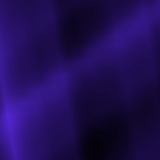
#> input picture item_gestion/glow/frames/Frame_0001.png, 160 x 160 px, given in place of item.png, which was not available
$ python script.py
#> lines starting #> are read from the running program, lines starting #| are printed output that depends on the picture
from PIL import Image, ImageChops
import os

# === CONFIGURATION ===
ITEM_PATH = "item.png"
FRAMES_DIR = "frames"
OUTPUT_PATH = "item_enchanted_clean.gif"
FRAME_COUNT = 87
FRAME_DURATION = 80  # ms

# === CHARGER L'ITEM ===
item = Image.open(ITEM_PATH).convert("RGBA")
target_size = item.size
#> target_size = (160, 160)

# === EXTRAIRE LE MASQUE DE L'OBJET (où l'objet est non-transparent) ===
mask = item.split()[3]  # canal alpha → 0 (transparent), 255 (opaque)
#> mask: PIL image 160x160 L; every value is 255

frames = []
for i in range(1, FRAME_COUNT + 1):
    frame_name = f"Frame_{i:04}.png"
    frame_path = os.path.join(FRAMES_DIR, frame_name)

    if not os.path.exists(frame_path):
        print(f"⚠️ Frame manquante : {frame_name}")
        continue

    # Charger et redimensionner le glint
    glint = Image.open(frame_path).convert("RGBA").resize(target_size, resample=Image.Resampling.BILINEAR)

    # Masquer le glint là où l'item est transparent
    glint_masked = Image.new("RGBA", target_size, (0, 0, 0, 0))
#> glint_masked: PIL image 160x160 RGBA; every value is 0
    glint_masked.paste(glint, (0, 0), mask=mask)

    # Superposer le glow uniquement sur les pixels visibles de l'item
    enchanted = ImageChops.screen(item, glint_masked)
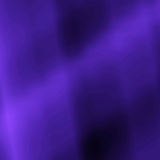
#> enchanted: PIL image 160x160 RGBA; mean R, G, B, A 60.3, 27.2, 137.2, 255
    frames.append(enchanted)
#> pass 2 of the loop `for i in range(1, FRAME_COUNT + 1):`:
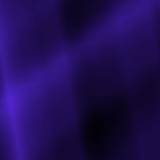
#> input picture item_gestion/glow/frames/Frame_0002.png, 160 x 160 px
#> `enchanted = ImageChops.screen(item, glint_masked)`:
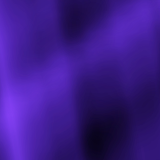
#> enchanted: PIL image 160x160 RGBA; mean R, G, B, A 60.3, 27.2, 137.5, 255
#> pass 3 of the loop `for i in range(1, FRAME_COUNT + 1):`:
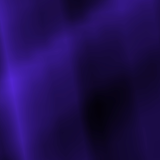
#> input picture item_gestion/glow/frames/Frame_0003.png, 160 x 160 px
#> `enchanted = ImageChops.screen(item, glint_masked)`:
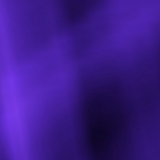
#> enchanted: PIL image 160x160 RGBA; mean R, G, B, A 59.9, 27, 137.7, 255
#> the loop made 87 passes; the first 3 are shown

# === EXPORTER LE GIF ===
if frames:
    frames[0].save(
        OUTPUT_PATH,
        save_all=True,
        append_images=frames[1:],
        duration=FRAME_DURATION,
        loop=0,
        disposal=2,
        transparency=0
    )
    print(f"✨ Glow propre appliqué → {OUTPUT_PATH}")
else:
    print("❌ Aucune frame produite.")
